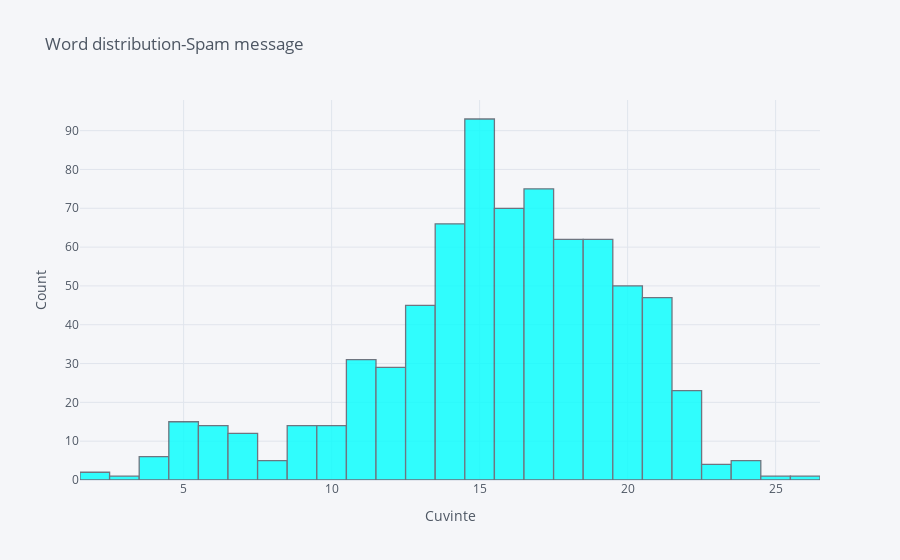

Source (notebook cell):
### Code cell
spam_nr_cuvinte['Nr_cuvinte'].iplot( kind = 'hist', colors = 'aqua', bins = 30, 
                         xTitle = 'Cuvinte', yTitle = 'Count',
                         title = 'Word distribution-Spam message')

### Figure 1 — Plotly figure (JSON) as saved in the notebook; plotly's stock layout.template omitted (floating-point values rounded to 4 significant figures; data arrays with more than 128 entries replaced by an {"elided": "..."} marker saying what was removed)
{"data": [{"histfunc": "count", "histnorm": "", "marker": {"color": "rgba(0, 255, 255, 1.0)", "line": {"color": "#4D5663", "width": 1.3}}, "name": "Nr_cuvinte", "nbinsx": 30, "opacity": 0.8, "orientation": "v", "type": "histogram", "x": {"elided": "747 int values"}}], "layout": {"barmode": "overlay", "legend": {"bgcolor": "#F5F6F9", "font": {"color": "#4D5663"}}, "paper_bgcolor": "#F5F6F9", "plot_bgcolor": "#F5F6F9", "title": {"font": {"color": "#4D5663"}, "text": "Word distribution-Spam message"}, "xaxis": {"gridcolor": "#E1E5ED", "showgrid": true, "tickfont": {"color": "#4D5663"}, "title": {"font": {"color": "#4D5663"}, "text": "Cuvinte"}, "zerolinecolor": "#E1E5ED"}, "yaxis": {"gridcolor": "#E1E5ED", "showgrid": true, "tickfont": {"color": "#4D5663"}, "title": {"font": {"color": "#4D5663"}, "text": "Count"}, "zerolinecolor": "#E1E5ED"}}}
